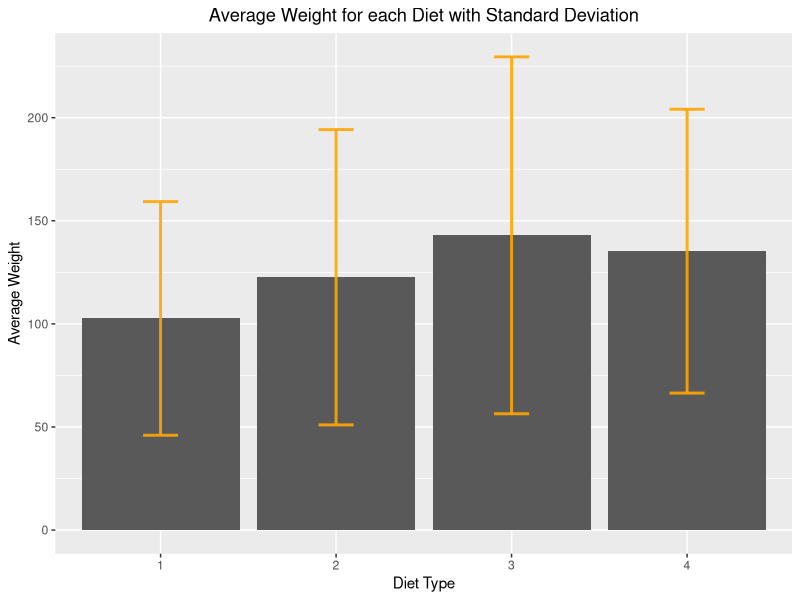
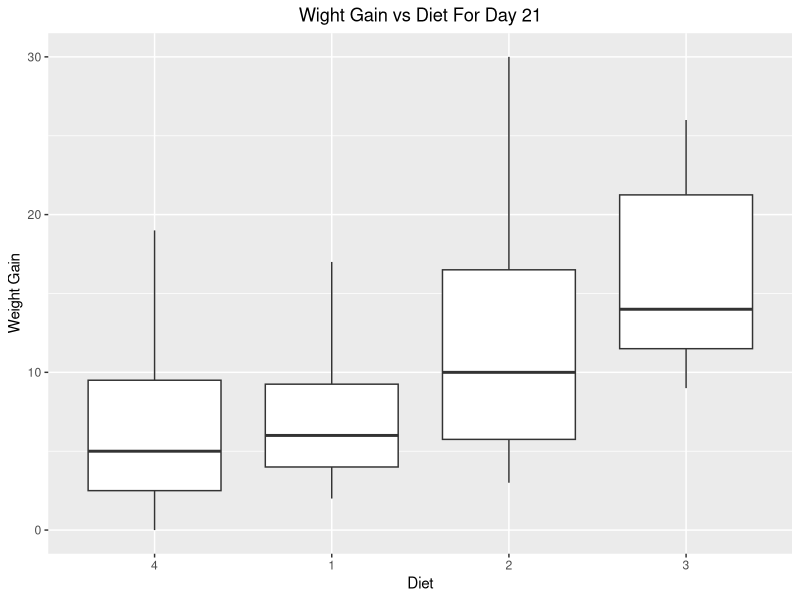
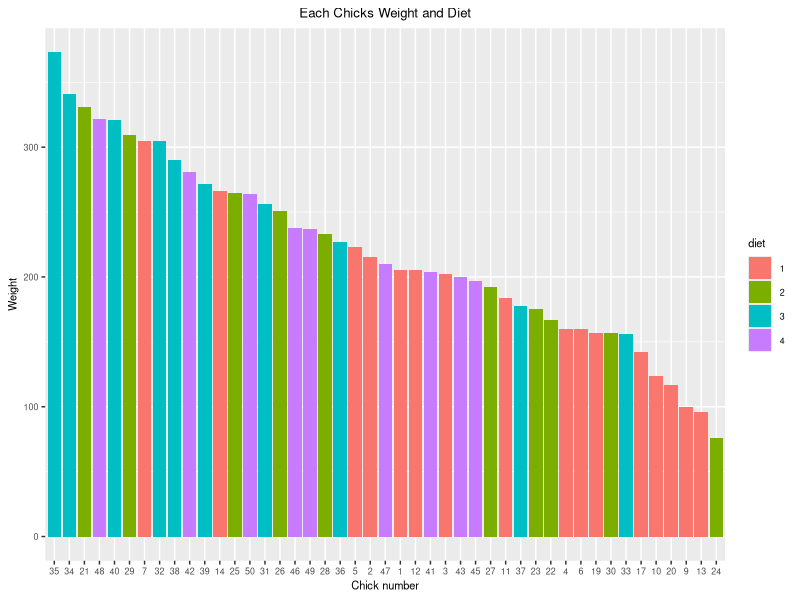
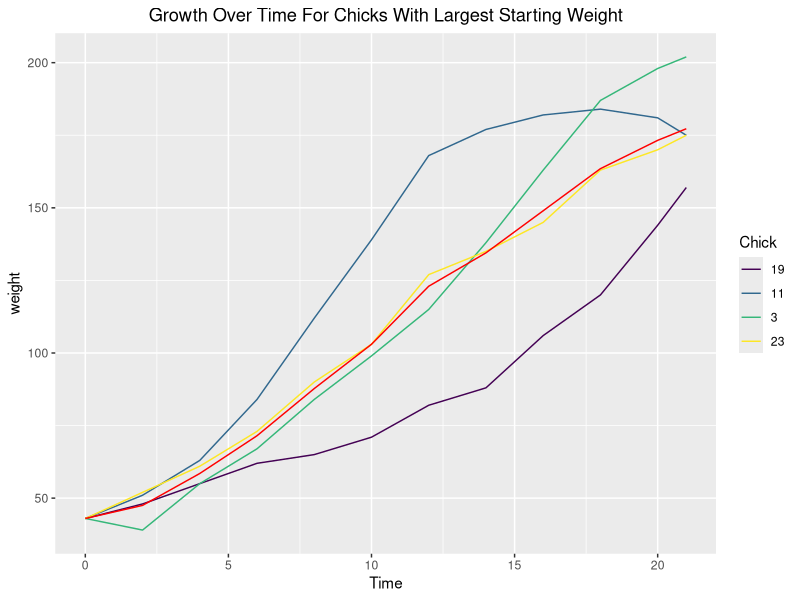
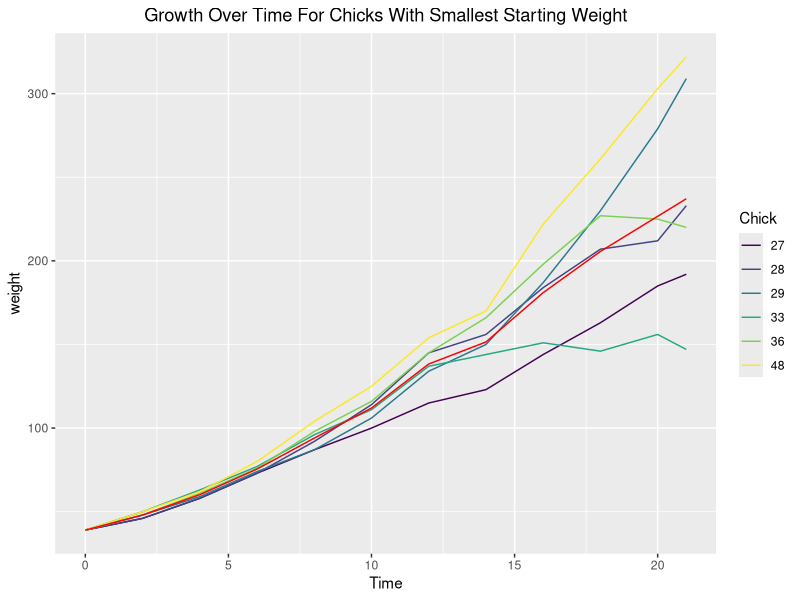
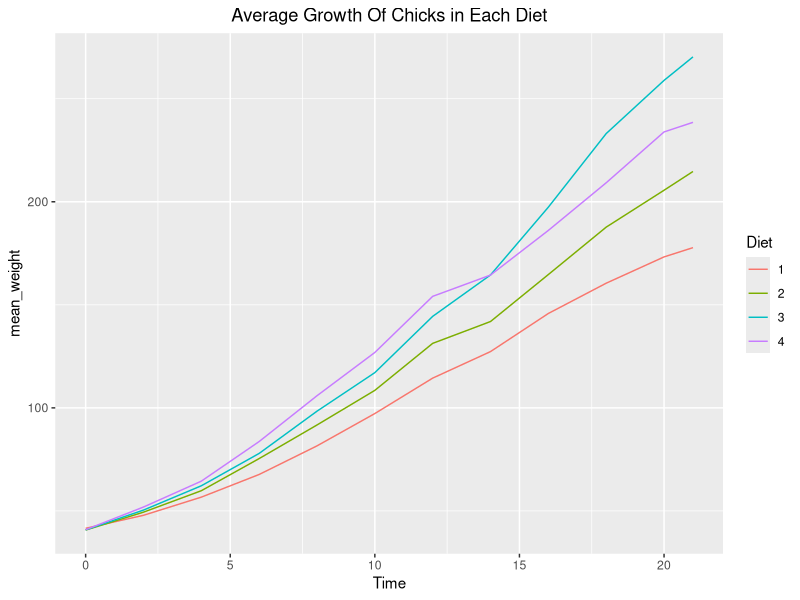

Generate these figures, in order, with R:
## ---- chunk 1
knitr::opts_chunk$set(echo = TRUE)
## ---- chunk 2
# library and dataset imports
library(datasets)
library(dplyr)
library(ggplot2)
## ---- chunk 3
# weight0
weight0 <- ChickWeight %>% 
  group_by(Diet) %>%
  summarise(num_chicks = n(),mean_weight = mean(weight, na.rm = TRUE), 
            sd_weight = sd(weight, na.rm = TRUE))

# EXTRA CREDIT: ggplot with error bars
ggplot(data = weight0, aes(x = Diet, y=mean_weight)) + 
  geom_bar(stat = "identity") +
  geom_errorbar(aes(x=Diet, ymin=mean_weight-sd_weight,ymax=mean_weight+sd_weight),
                width=0.2, colour="orange", alpha=0.9, size=1.0) + 
  xlab("Diet Type") +
  ylab("Average Weight") + 
  ggtitle("Average Weight for each Diet with Standard Deviation") +
  theme(plot.title = element_text(hjust = 0.5))
## ---- chunk 4

complete <- ChickWeight %>%
  group_by(Chick) %>%
  filter(n() == 12)

head(complete, 3)

## ---- chunk 5

complete <- complete %>%
  mutate(weightgain = c(0, diff(weight)))

head(complete,3)

## ---- chunk 6

complete21 <- complete %>% filter(Time == 21)

complete21 %>% 
  ggplot(mapping = aes(x=reorder(Diet, weightgain, FUN=median),
                                      y=weightgain)) + 
  geom_boxplot() + ylim(0, 30) + xlab("Diet") + ylab("Weight Gain") +
  ggtitle("Wight Gain vs Diet For Day 21") + 
  theme(plot.title = element_text(hjust = 0.5))

## ---- chunk 7

completeMaxMin <- complete %>% 
  summarise(diet = unique(Diet), maxWeight = max(weight))

maxChick <- completeMaxMin %>% filter(maxWeight == max(maxWeight))
minChick <- completeMaxMin %>% filter(maxWeight == min(maxWeight))

# Numerical Answer
maxChick
minChick

# Graphical Answer
completeMaxMin %>%
  ggplot(mapping = aes(x = reorder(Chick, -maxWeight), y = maxWeight, fill=diet)) +
  geom_bar(stat = "identity") + theme(text = element_text(size = 8),
                                      plot.title = element_text(hjust = 0.5)) + 
  xlab("Chick number") + ylab("Weight") + ggtitle("Each Chicks Weight and Diet")

## ---- chunk 8
 
time0max <- complete %>% ungroup() %>% filter(Time == 0) %>% filter(weight == max(weight)) 
time0min <- complete %>% ungroup() %>% filter(Time == 0) %>% filter(weight == min(weight)) 

max0Chicks <- complete %>% ungroup() %>% filter(Chick %in% time0max$Chick)
min0Chicks <- complete %>% ungroup() %>% filter(Chick %in% time0min$Chick)

max0Chicks %>%
  ggplot(aes(x=Time, y=weight, group=Chick, color=Chick)) + geom_line() + 
  stat_summary(fun.y = mean, aes(group=1), geom = "line", colour="red") +
  ggtitle("Growth Over Time For Chicks With Largest Starting Weight") + 
  theme(plot.title = element_text(hjust = 0.5))

min0Chicks %>%
  ggplot(aes(x=Time, y=weight, group=Chick, color=Chick)) + geom_line() + 
  stat_summary(fun.y = mean, aes(group=1), geom = "line", colour="red") +
  ggtitle("Growth Over Time For Chicks With Smallest Starting Weight") + 
    theme(plot.title = element_text(hjust = 0.5))

## ---- chunk 9

complete %>% ungroup() %>% group_by(Diet,Time) %>% summarise(mean_weight = mean(weight)) %>%
  ggplot(aes(x=Time, y=mean_weight, group=Diet, colour=Diet)) + geom_line() +
  ggtitle("Average Growth Of Chicks in Each Diet") + theme(plot.title = element_text(hjust = 0.5))


